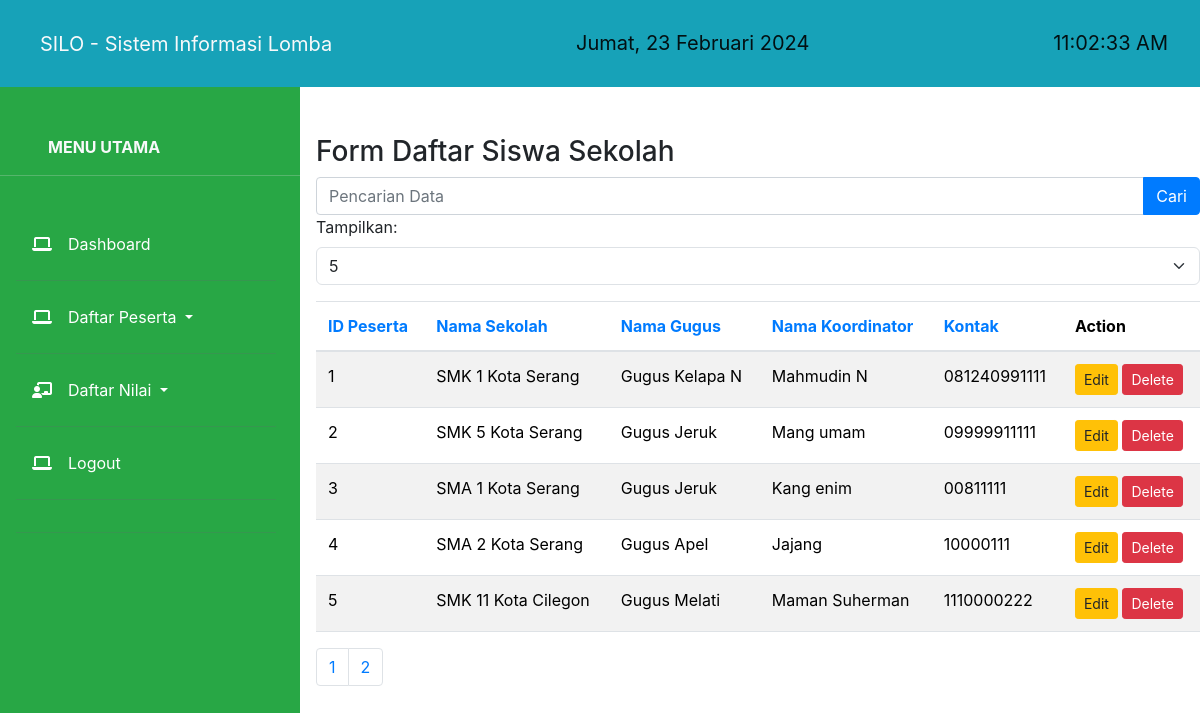
The page /daftar-siswa.php (signed in) on the database its author committed.
### tables this page shows
CREATE TABLE `datapes` (
  `idpeserta` int(11) NOT NULL,
  `namasekolah` varchar(50) NOT NULL,
  `namagugus` varchar(30) NOT NULL,
  `namakoor` varchar(50) NOT NULL,
  `kontak` varchar(30) NOT NULL
);

### daftar-siswa.php (the view, shortened to what this page needs)
<!DOCTYPE html>
<html lang="en">
<head>
    <link href="https://cdn.jsdelivr.net/npm/bootstrap@5.3.2/dist/css/bootstrap.min.css" rel="stylesheet">
</head>
<?php include 'template/dashboard-admin.php'; ?>
<div class="col-md-9">
    <div class="ml-3 mt-5">
        <h3 class="mt-5">Form Daftar Siswa Sekolah</h3>
        <form method="GET" action="" class="mb-3">
            <div class="input-group">
                <input type="text" name="cari" id="cari" class="form-control" placeholder="Pencarian Data">
                <button type="submit" class="btn btn-primary">Cari</button>
            </div>
<form method="GET" action="" class="mb-3">
    <label for="limit">Tampilkan:</label>
    <select name="limit" id="limit" class="form-select" onchange="this.form.submit()">
    <option value="5" <?php echo (isset($_GET['limit']) && $_GET['limit'] == 5) ? 'selected' : ''; ?>>5</option>
    </select>
</form>
<?php
include 'database/koneksi.php';
$limit = isset($_GET['limit']) ? $_GET['limit'] : 5;
$page = isset($_GET['page']) ? $_GET['page'] : 1;
$start = ($page - 1) * $limit;
$order_by = isset($_GET['sort']) ? $_GET['sort'] : 'idpeserta';
$order_type = isset($_GET['order']) ? $_GET['order'] : 'ASC';
if (isset($_GET['cari'])) {
    $cari = $_GET['cari'];
    $query = "SELECT * FROM datapes
              WHERE namasekolah LIKE '%" . $cari . "%'
              OR namagugus LIKE '%" . $cari . "%'
              ORDER BY $order_by $order_type
              LIMIT $start, $limit";
} else {
    $query = "SELECT * FROM datapes
              ORDER BY $order_by $order_type
              LIMIT $start, $limit";
}
$data = mysqli_query($koneksi, $query);
?>
<table class="table table-striped table-hover">
    <thead>
        <tr>
        <th><a href="?sort=idpeserta&order=<?php echo $order_type == 'ASC' ? 'DESC' : 'ASC'; ?>">ID Peserta</a></th>
            <th><a href="?sort=namasekolah&order=<?php echo $order_type == 'ASC' ? 'DESC' : 'ASC'; ?>">Nama Sekolah</a></th>
            <th><a href="?sort=namagugus&order=<?php echo $order_type == 'ASC' ? 'DESC' : 'ASC'; ?>">Nama Gugus</a></th>
            <th><a href="?sort=namakoor&order=<?php echo $order_type == 'ASC' ? 'DESC' : 'ASC'; ?>">Nama Koordinator</a></th>
            <th><a href="?sort=kontak&order=<?php echo $order_type == 'ASC' ? 'DESC' : 'ASC'; ?>">Kontak</a></th>
            <th>Action</th>
        </tr>
    </thead>
    <tbody>
        <?php
        $counter = $start + 1;
        while ($d = mysqli_fetch_array($data)) {
        ?>
            <tr>
            <td><?php echo $counter++; ?></td>
                <td><?php echo $d['namasekolah']; ?></td>
                <td><?php echo $d['namagugus']; ?></td>
                <td><?php echo $d['namakoor']; ?></td>
                <td><?php echo $d['kontak']; ?></td>
                <td>
                <button type="button" class="btn edit btn-warning btn-sm" data-toggle="modal" data-target="#editModal<?php echo $d['idpeserta']; ?>">Edit</button>
                    <a href="javascript:confirmDelete('proses/delete-siswa.php?id=<?php echo $d['idpeserta']; ?>')" class="btn btn-danger delete btn-sm">Delete</a>
                </td>
            </tr>
        <?php
        }
        ?>
    </tbody>
</table>
        <?php
        $result = mysqli_query($koneksi, "SELECT COUNT(*) AS total FROM datapes");
        $row = mysqli_fetch_assoc($result);
        $total_pages = ceil($row['total'] / $limit);
        echo '<ul class="pagination">';
        for ($i = 1; $i <= $total_pages; $i++) {
            echo '<li class="page-item"><a class="page-link" href="?page=' . $i . '&limit=' . $limit . '">' . $i . '</a></li>';
        }
        echo '</ul>';
        ?>
    </div>
</div>
</body>
</html>

### template/dashboard-admin.php (shortened to what this page needs)
<!DOCTYPE html>
<html lang="en">
  <head>
    <link
      rel="stylesheet"
      href="https://cdn.jsdelivr.net/npm/bootstrap@4.4.1/dist/css/bootstrap.min.css"
    />
  </head>
  <body>
    <nav class="navbar navbar-expand-lg navbar-light bg-info  ">
      <a class="navbar-brand text-light ml-4" href="#"
        >SILO - Sistem Informasi Lomba</a
      >
      <p class="navbar-brand ml-auto font-bigger jam" id="current-date"></p>
      <p class="navbar-brand ml-auto font-bigger jam" id="current-time"></p>
    </nav>
    <div class="row no-gutters">
      <div class="col-md-3 bg-success sidebar">
        <p class="text-light font-weight-bolder ml-5 mt-5">MENU UTAMA</p>
        <hr class="bg-light" />
        <ul class="nav flex-column ml-3 mt-5 mb-4 mr-4">
          <li class="nav-item">
            <a class="nav-link text-white" href="../ujikompetensi/admin.php"
              ><i class="fa-solid fa-laptop mr-3"></i>Dashboard</a
            >
            <hr class="bg-secondary" />
          </li>
<li class="nav-item dropdown">
    <a class="nav-link text-white dropdown-toggle" href="#" id="navbarDropdown" role="button" data-toggle="dropdown" aria-haspopup="true" aria-expanded="false">
      <i class="fa-solid fa-laptop mr-3"></i>Daftar Peserta
    </a>
    <hr class="bg-secondary" />
  </li>
<li class="nav-item dropdown">
    <a class="nav-link text-white dropdown-toggle" href="#" id="navbarDropdown" role="button" data-toggle="dropdown" aria-haspopup="true" aria-expanded="false">
      <i class="fa-solid fa-chalkboard-user mr-3"></i>Daftar Nilai
    </a>
    <hr class="bg-secondary" />
  </li>
          <li class="nav-item">
            <a class="nav-link text-white" href="proses/logout.php"
              ><i class="fa-solid fa-laptop mr-3"></i>Logout</a
            >
            <hr class="bg-secondary" />
          </li>
    <hr class="bg-secondary">
</ul>
      </div>
  </body>
</html>

### template/dashboard-admin.php (style rules this page uses)
body { overflow-x: hidden; }
.sidebar { height: 100vh; }
.jam { padding-top: 20px; }

### rows shown on the page
datapes: namasekolah "SMK 1 Kota Serang", namagugus "Gugus Kelapa N", namakoor "Mahmudin N", kontak "081240991111"
datapes: namasekolah "SMK 5 Kota Serang", namagugus "Gugus Jeruk", namakoor "Mang umam", kontak "09999911111"
datapes: namasekolah "SMA 1 Kota Serang", namagugus "Gugus Jeruk", namakoor "Kang enim", kontak "00811111"
datapes: namasekolah "SMA 2 Kota Serang", namagugus "Gugus Apel", namakoor "Jajang", kontak "10000111"
datapes: namasekolah "SMK 11 Kota Cilegon", namagugus "Gugus Melati", namakoor "Maman Suherman", kontak "1110000222"
